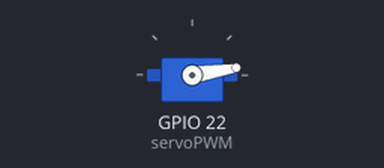
A program run on a simulated Raspberry Pi (BCM pin numbers). Shown: servo. Servo angles are drawn from the pulse width (0.5 ms = 0°, 2.5 ms = 180°).

Above: at 0.05 s.
Timing chart, 0 to 3.0 s (numbered marks = the images above):
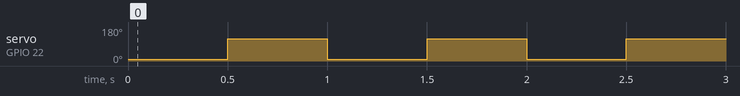

Measured:
- by itself, servo on GPIO 22 (servoPWM): alternates 117° for 0.50 s and 9° for 0.50 s

The program:

test.py
```python
# motor test

import RPi.GPIO as GPIO
import time
GPIO.setmode(GPIO.BCM)
GPIO.setup(22, GPIO.OUT)
servoPWM = GPIO.PWM(22, 50)
servoPWM.start(0)
def motoron():
  servoPWM.ChangeDutyCycle(3)
  time.sleep(0.5)
  servoPWM.ChangeDutyCycle(9)
  time.sleep(0.5)


while True:
    motoron()
```
